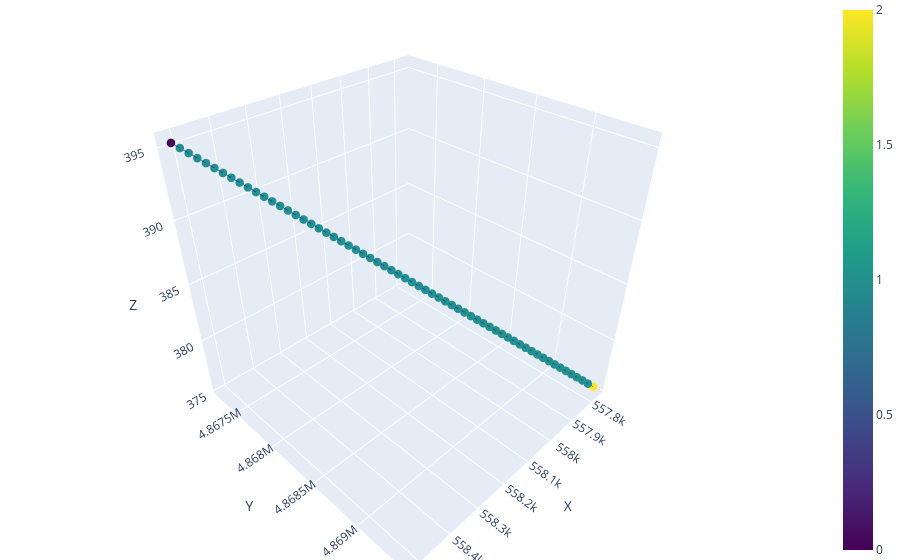

Notebook cell for this chart:
### Markdown cell above
## Sensitivity Analysis

### Code cell
#set up and load network
network_dir = 'conduit_geometry_test/networks/straight_conduit_n62'
nodes = pd.read_csv(f'{network_dir}/nodes.csv')
edges = pd.read_csv(f'{network_dir}/edges.csv')
nodes, edges = reset_node_ids(nodes, edges)
# network_dir = 'conduit_geometry_test/networks/straight_conduit_n62'
network = OKN(nodes = nodes, edges= edges, diameters = 0.5) 
network.load_cave_data()
network.extract_edge_coordinates()
network.extract_boundary_nodes()
network.extract_diffuse_inlets()
network.plot_3D_network(node_color = 'type')

### Figure 1 — Plotly figure (JSON) as saved in the notebook; plotly's stock layout.template omitted (floating-point values rounded to 4 significant figures)
{"data": [{"line": {"color": "blue", "width": 1}, "mode": "lines", "showlegend": false, "type": "scatter3d", "x": [558500.0, 558500.0], "y": [4867000.0, 4867000.0], "z": [395.3, 395.0]}, {"line": {"color": "blue", "width": 1}, "mode": "lines", "showlegend": false, "type": "scatter3d", "x": [558500.0, 558500.0], "y": [4867000.0, 4867000.0], "z": [395.0, 394.7]}, {"line": {"color": "blue", "width": 1}, "mode": "lines", "showlegend": false, "type": "scatter3d", "x": [558500.0, 558500.0], "y": [4867000.0, 4867000.0], "z": [394.7, 394.3]}, {"line": {"color": "blue", "width": 1}, "mode": "lines", "showlegend": false, "type": "scatter3d", "x": [558500.0, 558500.0], "y": [4867000.0, 4867000.0], "z": [394.3, 394.0]}, {"line": {"color": "blue", "width": 1}, "mode": "lines", "showlegend": false, "type": "scatter3d", "x": [558500.0, 558500.0], "y": [4867000.0, 4867000.0], "z": [394.0, 393.7]}, {"line": {"color": "blue", "width": 1}, "mode": "lines", "showlegend": false, "type": "scatter3d", "x": [558500.0, 558400.0], "y": [4867000.0, 4867000.0], "z": [393.7, 393.4]}, {"line": {"color": "blue", "width": 1}, "mode": "lines", "showlegend": false, "type": "scatter3d", "x": [558400.0, 558400.0], "y": [4867000.0, 4867000.0], "z": [393.4, 393.0]}, {"line": {"color": "blue", "width": 1}, "mode": "lines", "showlegend": false, "type": "scatter3d", "x": [558400.0, 558400.0], "y": [4867000.0, 4868000.0], "z": [393.0, 392.7]}, {"line": {"color": "blue", "width": 1}, "mode": "lines", "showlegend": false, "type": "scatter3d", "x": [558400.0, 558400.0], "y": [4868000.0, 4868000.0], "z": [392.7, 392.4]}, {"line": {"color": "blue", "width": 1}, "mode": "lines", "showlegend": false, "type": "scatter3d", "x": [558400.0, 558400.0], "y": [4868000.0, 4868000.0], "z": [392.4, 392.1]}, {"line": {"color": "blue", "width": 1}, "mode": "lines", "showlegend": false, "type": "scatter3d", "x": [558400.0, 558400.0], "y": [4868000.0, 4868000.0], "z": [392.1, 391.7]}, {"line": {"color": "blue", "width": 1}, "mode": "lines", "showlegend": false, "type": "scatter3d", "x": [558400.0, 558400.0], "y": [4868000.0, 4868000.0], "z": [391.7, 391.4]}, {"line": {"color": "blue", "width": 1}, "mode": "lines", "showlegend": false, "type": "scatter3d", "x": [558400.0, 558400.0], "y": [4868000.0, 4868000.0], "z": [391.4, 391.1]}, {"line": {"color": "blue", "width": 1}, "mode": "lines", "showlegend": false, "type": "scatter3d", "x": [558400.0, 558300.0], "y": [4868000.0, 4868000.0], "z": [391.1, 390.8]}, {"line": {"color": "blue", "width": 1}, "mode": "lines", "showlegend": false, "type": "scatter3d", "x": [558300.0, 558300.0], "y": [4868000.0, 4868000.0], "z": [390.8, 390.4]}, {"line": {"color": "blue", "width": 1}, "mode": "lines", "showlegend": false, "type": "scatter3d", "x": [558300.0, 558300.0], "y": [4868000.0, 4868000.0], "z": [390.4, 390.1]}, {"line": {"color": "blue", "width": 1}, "mode": "lines", "showlegend": false, "type": "scatter3d", "x": [558300.0, 558300.0], "y": [4868000.0, 4868000.0], "z": [390.1, 389.8]}, {"line": {"color": "blue", "width": 1}, "mode": "lines", "showlegend": false, "type": "scatter3d", "x": [558300.0, 558300.0], "y": [4868000.0, 4868000.0], "z": [389.8, 389.5]}, {"line": {"color": "blue", "width": 1}, "mode": "lines", "showlegend": false, "type": "scatter3d", "x": [558300.0, 558300.0], "y": [4868000.0, 4868000.0], "z": [389.5, 389.1]}, {"line": {"color": "blue", "width": 1}, "mode": "lines", "showlegend": false, "type": "scatter3d", "x": [558300.0, 558300.0], "y": [4868000.0, 4868000.0], "z": [389.1, 388.8]}, {"line": {"color": "blue", "width": 1}, "mode": "lines", "showlegend": false, "type": "scatter3d", "x": [558300.0, 558300.0], "y": [4868000.0, 4868000.0], "z": [388.8, 388.5]}, {"line": {"color": "blue", "width": 1}, "mode": "lines", "showlegend": false, "type": "scatter3d", "x": [558300.0, 558200.0], "y": [4868000.0, 4868000.0], "z": [388.5, 388.2]}, {"line": {"color": "blue", "width": 1}, "mode": "lines", "showlegend": false, "type": "scatter3d", "x": [558200.0, 558200.0], "y": [4868000.0, 4868000.0], "z": [388.2, 387.8]}, {"line": {"color": "blue", "width": 1}, "mode": "lines", "showlegend": false, "type": "scatter3d", "x": [558200.0, 558200.0], "y": [4868000.0, 4868000.0], "z": [387.8, 387.5]}, {"line": {"color": "blue", "width": 1}, "mode": "lines", "showlegend": false, "type": "scatter3d", "x": [558200.0, 558200.0], "y": [4868000.0, 4868000.0], "z": [387.5, 387.2]}, {"line": {"color": "blue", "width": 1}, "mode": "lines", "showlegend": false, "type": "scatter3d", "x": [558200.0, 558200.0], "y": [4868000.0, 4868000.0], "z": [387.2, 386.9]}, {"line": {"color": "blue", "width": 1}, "mode": "lines", "showlegend": false, "type": "scatter3d", "x": [558200.0, 558200.0], "y": [4868000.0, 4868000.0], "z": [386.9, 386.5]}, {"line": {"color": "blue", "width": 1}, "mode": "lines", "showlegend": false, "type": "scatter3d", "x": [558200.0, 558200.0], "y": [4868000.0, 4868000.0], "z": [386.5, 386.2]}, {"line": {"color": "blue", "width": 1}, "mode": "lines", "showlegend": false, "type": "scatter3d", "x": [558200.0, 558200.0], "y": [4868000.0, 4868000.0], "z": [386.2, 385.9]}, {"line": {"color": "blue", "width": 1}, "mode": "lines", "showlegend": false, "type": "scatter3d", "x": [558200.0, 558100.0], "y": [4868000.0, 4868000.0], "z": [385.9, 385.6]}, {"line": {"color": "blue", "width": 1}, "mode": "lines", "showlegend": false, "type": "scatter3d", "x": [558100.0, 558100.0], "y": [4868000.0, 4868000.0], "z": [385.6, 385.2]}, {"line": {"color": "blue", "width": 1}, "mode": "lines", "showlegend": false, "type": "scatter3d", "x": [558100.0, 558100.0], "y": [4868000.0, 4868000.0], "z": [385.2, 384.9]}, {"line": {"color": "blue", "width": 1}, "mode": "lines", "showlegend": false, "type": "scatter3d", "x": [558100.0, 558100.0], "y": [4868000.0, 4868000.0], "z": [384.9, 384.6]}, {"line": {"color": "blue", "width": 1}, "mode": "lines", "showlegend": false, "type": "scatter3d", "x": [558100.0, 558100.0], "y": [4868000.0, 4868000.0], "z": [384.6, 384.3]}, {"line": {"color": "blue", "width": 1}, "mode": "lines", "showlegend": false, "type": "scatter3d", "x": [558100.0, 558100.0], "y": [4868000.0, 4868000.0], "z": [384.3, 383.9]}, {"line": {"color": "blue", "width": 1}, "mode": "lines", "showlegend": false, "type": "scatter3d", "x": [558100.0, 558100.0], "y": [4868000.0, 4869000.0], "z": [383.9, 383.6]}, {"line": {"color": "blue", "width": 1}, "mode": "lines", "showlegend": false, "type": "scatter3d", "x": [558100.0, 558100.0], "y": [4869000.0, 4869000.0], "z": [383.6, 383.3]}, {"line": {"color": "blue", "width": 1}, "mode": "lines", "showlegend": false, "type": "scatter3d", "x": [558100.0, 558000.0], "y": [4869000.0, 4869000.0], "z": [383.3, 383.0]}, {"line": {"color": "blue", "width": 1}, "mode": "lines", "showlegend": false, "type": "scatter3d", "x": [558000.0, 558000.0], "y": [4869000.0, 4869000.0], "z": [383.0, 382.6]}, {"line": {"color": "blue", "width": 1}, "mode": "lines", "showlegend": false, "type": "scatter3d", "x": [558000.0, 558000.0], "y": [4869000.0, 4869000.0], "z": [382.6, 382.3]}, {"line": {"color": "blue", "width": 1}, "mode": "lines", "showlegend": false, "type": "scatter3d", "x": [558000.0, 558000.0], "y": [4869000.0, 4869000.0], "z": [382.3, 382.0]}, {"line": {"color": "blue", "width": 1}, "mode": "lines", "showlegend": false, "type": "scatter3d", "x": [558000.0, 558000.0], "y": [4869000.0, 4869000.0], "z": [382.0, 381.6]}, {"line": {"color": "blue", "width": 1}, "mode": "lines", "showlegend": false, "type": "scatter3d", "x": [558000.0, 558000.0], "y": [4869000.0, 4869000.0], "z": [381.6, 381.3]}, {"line": {"color": "blue", "width": 1}, "mode": "lines", "showlegend": false, "type": "scatter3d", "x": [558000.0, 558000.0], "y": [4869000.0, 4869000.0], "z": [381.3, 381.0]}, {"line": {"color": "blue", "width": 1}, "mode": "lines", "showlegend": false, "type": "scatter3d", "x": [558000.0, 558000.0], "y": [4869000.0, 4869000.0], "z": [381.0, 380.7]}, {"line": {"color": "blue", "width": 1}, "mode": "lines", "showlegend": false, "type": "scatter3d", "x": [558000.0, 558000.0], "y": [4869000.0, 4869000.0], "z": [380.7, 380.3]}, {"line": {"color": "blue", "width": 1}, "mode": "lines", "showlegend": false, "type": "scatter3d", "x": [558000.0, 557900.0], "y": [4869000.0, 4869000.0], "z": [380.3, 380.0]}, {"line": {"color": "blue", "width": 1}, "mode": "lines", "showlegend": false, "type": "scatter3d", "x": [557900.0, 557900.0], "y": [4869000.0, 4869000.0], "z": [380.0, 379.7]}, {"line": {"color": "blue", "width": 1}, "mode": "lines", "showlegend": false, "type": "scatter3d", "x": [557900.0, 557900.0], "y": [4869000.0, 4869000.0], "z": [379.7, 379.4]}, {"line": {"color": "blue", "width": 1}, "mode": "lines", "showlegend": false, "type": "scatter3d", "x": [557900.0, 557900.0], "y": [4869000.0, 4869000.0], "z": [379.4, 379.0]}, {"line": {"color": "blue", "width": 1}, "mode": "lines", "showlegend": false, "type": "scatter3d", "x": [557900.0, 557900.0], "y": [4869000.0, 4869000.0], "z": [379.0, 378.7]}, {"line": {"color": "blue", "width": 1}, "mode": "lines", "showlegend": false, "type": "scatter3d", "x": [557900.0, 557900.0], "y": [4869000.0, 4869000.0], "z": [378.7, 378.4]}, {"line": {"color": "blue", "width": 1}, "mode": "lines", "showlegend": false, "type": "scatter3d", "x": [557900.0, 557900.0], "y": [4869000.0, 4869000.0], "z": [378.4, 378.1]}, {"line": {"color": "blue", "width": 1}, "mode": "lines", "showlegend": false, "type": "scatter3d", "x": [557900.0, 557900.0], "y": [4869000.0, 4869000.0], "z": [378.1, 377.7]}, {"line": {"color": "blue", "width": 1}, "mode": "lines", "showlegend": false, "type": "scatter3d", "x": [557900.0, 557800.0], "y": [4869000.0, 4869000.0], "z": [377.7, 377.4]}, {"line": {"color": "blue", "width": 1}, "mode": "lines", "showlegend": false, "type": "scatter3d", "x": [557800.0, 557800.0], "y": [4869000.0, 4869000.0], "z": [377.4, 377.1]}, {"line": {"color": "blue", "width": 1}, "mode": "lines", "showlegend": false, "type": "scatter3d", "x": [557800.0, 557800.0], "y": [4869000.0, 4869000.0], "z": [377.1, 376.8]}, {"line": {"color": "blue", "width": 1}, "mode": "lines", "showlegend": false, "type": "scatter3d", "x": [557800.0, 557800.0], "y": [4869000.0, 4869000.0], "z": [376.8, 376.4]}, {"line": {"color": "blue", "width": 1}, "mode": "lines", "showlegend": false, "type": "scatter3d", "x": [557800.0, 557800.0], "y": [4869000.0, 4869000.0], "z": [376.4, 376.1]}, {"line": {"color": "blue", "width": 1}, "mode": "lines", "showlegend": false, "type": "scatter3d", "x": [557800.0, 557800.0], "y": [4869000.0, 4869000.0], "z": [376.1, 375.8]}, {"line": {"color": "blue", "width": 1}, "mode": "lines", "showlegend": false, "type": "scatter3d", "x": [557800.0, 557800.0], "y": [4869000.0, 4869000.0], "z": [375.8, 375.5]}, {"marker": {"color": [0, 2, 1, 1, 1, 1, 1, 1, 1, 1, 1, 1, 1, 1, 1, 1, 1, 1, 1, 1, 1, 1, 1, 1, 1, 1, 1, 1, 1, 1, 1, 1, 1, 1, 1, 1, 1, 1, 1, 1, 1, 1, 1, 1, 1, 1, 1, 1, 1, 1, 1, 1, 1, 1, 1, 1, 1, 1, 1, 1, 1, 1], "colorscale": [[0, "#440154"], [0.1111, "#482878"], [0.2222, "#3e4989"], [0.3333, "#31688e"], [0.4444, "#26828e"], [0.5556, "#1f9e89"], [0.6667, "#35b779"], [0.7778, "#6ece58"], [0.8889, "#b5de2b"], [1, "#fde725"]], "showscale": true, "size": 5}, "mode": "markers", "showlegend": false, "type": "scatter3d", "x": [558500.0, 557800.0, 558500.0, 558500.0, 558500.0, 558500.0, 558500.0, 558400.0, 558400.0, 558400.0, 558400.0, 558400.0, 558400.0, 558400.0, 558400.0, 558300.0, 558300.0, 558300.0, 558300.0, 558300.0, 558300.0, 558300.0, 558300.0, 558200.0, 558200.0, 558200.0, 558200.0, 558200.0, 558200.0, 558200.0, 558200.0, 558100.0, 558100.0, 558100.0, 558100.0, 558100.0, 558100.0, 558100.0, 558100.0, 558000.0, 558000.0, 558000.0, 558000.0, 558000.0, 558000.0, 558000.0, 558000.0, 558000.0, 557900.0, 557900.0, 557900.0, 557900.0, 557900.0, 557900.0, 557900.0, 557900.0, 557800.0, 557800.0, 557800.0, 557800.0, 557800.0, 557800.0], "y": [4867000.0, 4869000.0, 4867000.0, 4867000.0, 4867000.0, 4867000.0, 4867000.0, 4867000.0, 4867000.0, 4868000.0, 4868000.0, 4868000.0, 4868000.0, 4868000.0, 4868000.0, 4868000.0, 4868000.0, 4868000.0, 4868000.0, 4868000.0, 4868000.0, 4868000.0, 4868000.0, 4868000.0, 4868000.0, 4868000.0, 4868000.0, 4868000.0, 4868000.0, 4868000.0, 4868000.0, 4868000.0, 4868000.0, 4868000.0, 4868000.0, 4868000.0, 4868000.0, 4869000.0, 4869000.0, 4869000.0, 4869000.0, 4869000.0, 4869000.0, 4869000.0, 4869000.0, 4869000.0, 4869000.0, 4869000.0, 4869000.0, 4869000.0, 4869000.0, 4869000.0, 4869000.0, 4869000.0, 4869000.0, 4869000.0, 4869000.0, 4869000.0, 4869000.0, 4869000.0, 4869000.0, 4869000.0], "z": [395.3, 375.5, 395.0, 394.7, 394.3, 394.0, 393.7, 393.4, 393.0, 392.7, 392.4, 392.1, 391.7, 391.4, 391.1, 390.8, 390.4, 390.1, 389.8, 389.5, 389.1, 388.8, 388.5, 388.2, 387.8, 387.5, 387.2, 386.9, 386.5, 386.2, 385.9, 385.6, 385.2, 384.9, 384.6, 384.3, 383.9, 383.6, 383.3, 383.0, 382.6, 382.3, 382.0, 381.6, 381.3, 381.0, 380.7, 380.3, 380.0, 379.7, 379.4, 379.0, 378.7, 378.4, 378.1, 377.7, 377.4, 377.1, 376.8, 376.4, 376.1, 375.8]}], "layout": {"margin": {"b": 0, "l": 0, "r": 0, "t": 0}, "scene": {"xaxis": {"title": {"text": "X"}}, "yaxis": {"title": {"text": "Y"}}, "zaxis": {"title": {"text": "Z"}}}}}
